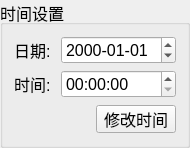
  <widget class="QGroupBox" name="timeBox">
   <property name="geometry">
    <rect>
     <x>830</x>
     <y>140</y>
     <width>190</width>
     <height>140</height>
    </rect>
   </property>
   <property name="font">
    <font>
     <pointsize>12</pointsize>
    </font>
   </property>
   <property name="title">
    <string>时间设置</string>
   </property>
   <layout class="QVBoxLayout" name="verticalLayout_4">
    <item>
     <layout class="QHBoxLayout" name="horizontalLayout_7">
      <item>
       <widget class="QLabel" name="label_4">
        <property name="minimumSize">
         <size>
          <width>0</width>
          <height>28</height>
         </size>
        </property>
        <property name="maximumSize">
         <size>
          <width>16777215</width>
          <height>28</height>
         </size>
        </property>
        <property name="font">
         <font>
          <pointsize>12</pointsize>
         </font>
        </property>
        <property name="text">
         <string>日期:</string>
        </property>
       </widget>
      </item>
      <item>
       <widget class="QDateTimeEdit" name="dateEdit">
        <property name="minimumSize">
         <size>
          <width>115</width>
          <height>28</height>
         </size>
        </property>
        <property name="maximumSize">
         <size>
          <width>115</width>
          <height>28</height>
         </size>
        </property>
        <property name="font">
         <font>
          <pointsize>12</pointsize>
         </font>
        </property>
        <property name="displayFormat">
         <string>yyyy-MM-dd</string>
        </property>
       </widget>
      </item>
     </layout>
    </item>
    <item>
     <layout class="QHBoxLayout" name="horizontalLayout_8">
      <item>
       <widget class="QLabel" name="label_5">
        <property name="minimumSize">
         <size>
          <width>0</width>
          <height>28</height>
         </size>
        </property>
        <property name="maximumSize">
         <size>
          <width>16777215</width>
          <height>28</height>
         </size>
        </property>
        <property name="font">
         <font>
          <pointsize>12</pointsize>
         </font>
        </property>
        <property name="text">
         <string>时间:</string>
        </property>
       </widget>
      </item>
      <item>
       <widget class="QDateTimeEdit" name="timeEdit">
        <property name="minimumSize">
         <size>
          <width>115</width>
          <height>28</height>
         </size>
        </property>
        <property name="maximumSize">
         <size>
          <width>115</width>
          <height>28</height>
         </size>
        </property>
        <property name="font">
         <font>
          <pointsize>12</pointsize>
         </font>
        </property>
        <property name="displayFormat">
         <string>HH:mm:ss</string>
        </property>
       </widget>
      </item>
     </layout>
    </item>
    <item>
     <layout class="QHBoxLayout" name="horizontalLayout_9">
      <item>
       <spacer name="horizontalSpacer_3">
        <property name="font">
         <font>
          <pointsize>12</pointsize>
         </font>
        </property>
        <property name="orientation">
         <enum>Qt::Horizontal</enum>
        </property>
        <property name="sizeHint" stdset="0">
         <size>
          <width>40</width>
          <height>30</height>
         </size>
        </property>
       </spacer>
      </item>
      <item>
       <widget class="QPushButton" name="m_ButtonTimeSet">
        <property name="minimumSize">
         <size>
          <width>0</width>
          <height>28</height>
         </size>
        </property>
        <property name="maximumSize">
         <size>
          <width>16777215</width>
          <height>28</height>
         </size>
        </property>
        <property name="font">
         <font>
          <pointsize>12</pointsize>
         </font>
        </property>
        <property name="text">
         <string>修改时间</string>
        </property>
       </widget>
      </item>
     </layout>
    </item>
   </layout>
  </widget>
